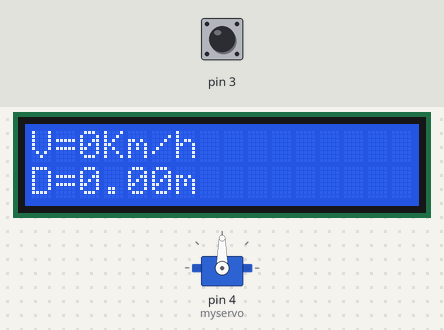
This sketch was run on a simulated Arduino Uno, built with avr-gcc and run on an emulated ATmega328P. Parts: servo, 16×2 character LCD. The inputs (shaded band) are chosen by the test bench; at power-on: pin 3 HIGH. What the sketch prints to the serial monitor is not drawn.

Above: at 2.1 s.
At 4.2 s:
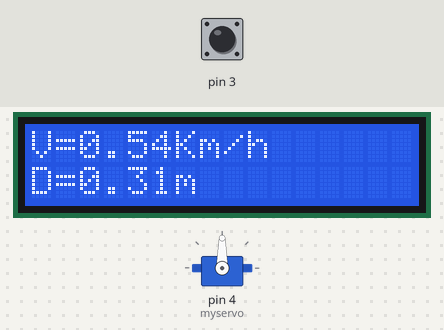

Measured:
- what the display in image 0 shows lasts 2.0 s, from 2.1 s to 4.1 s
- what the display in image 1 shows lasts 2.1 s, from 4.1 s to 6.2 s

The sketch:

final_prototipo.ino
```cpp
//Code Made by shadow205014
#include <LiquidCrystal.h>
#include <Servo.h>

int estadoActual1=0;
int estadoActual2=0;
int estadoUltimo=0;
int contador=0;
float radioEnCm=5.0;   //ingresar radio de la rueda en cm
float pi=3.1416;
float perimetroRueda=2*pi*(radioEnCm/100);  //Calcula Perimetro en metros
float distRecorrida=0;
float distKM=0;
int tiempo1=0;
int tiempo2=0;
int tiempo3=0;
float tiempo4=0;
float velocidad=0;
float velocidad2=0;

LiquidCrystal lcd(7, 8, 9, 10, 11 , 12);
unsigned long time = 0;


Servo myservo;  //creamos un objeto servo
int angulo;

void setup(){
        myservo.attach(4);
        pinMode(3,INPUT);
        Serial.begin(9600);
        lcd.begin(16,2);

        time = millis();
}

void loop(){

      angulo= 90;
        myservo.write(angulo);
        Serial.print("ángulo:  ");
        Serial.println(angulo);
        delay(2000);

      lcd.clear();
      lcd.write("V=");
        if (velocidad > 0) {
          lcd.print(velocidad);
        }else{
          lcd.write("0");
        }
      lcd.write("Km/h");
      lcd.setCursor(0,1);
      if(distRecorrida<=999){
        lcd.write("D=");
        lcd.print(distRecorrida);
        lcd.write("m");
      }else{
        lcd.write("D=");
        lcd.print(distKM);
        lcd.write("Km");
                      }

        estadoActual1=digitalRead(3);
        delay(10);
        estadoActual2=digitalRead(3);
//Si los estados no son iguales, el sketch no hace gran cosa
        if (estadoActual1 == estadoActual2) {
              if (estadoActual1 != estadoUltimo){
                    if (estadoActual1 == HIGH) {
                        contador = contador + 1;
                        Serial.print ("Vueltas ");
                        Serial.println(contador);
                        distancia();
                        VEL();
                    }
              }
        }
        estadoUltimo= estadoActual1;


        if (millis()-time > 1500){  // aca la reseteas cada 10 seg
          if (velocidad == velocidad2){
            velocidad=0;
            distRecorrida=0;
            contador = -1;
          }
          velocidad2 = velocidad;
		      time = millis();
	      }
}


void distancia(){
                        distRecorrida=perimetroRueda*contador;
                        distKM=distRecorrida/1000;
                        if(distRecorrida<=999){
                                Serial.print("Distancia recorrida en m= ");
                                Serial.println(distRecorrida);
                        }
                        else{
                                Serial.print("Distancia recorrida en Km= ");
                                Serial.println(distKM);
                        }
                        }

void VEL(){
        if (contador%2 == 0 ) {
              tiempo1=millis();
        }
        else {
              tiempo2=millis();
        }
        tiempo3=abs(tiempo2-tiempo1); //hay que pasar el tiempo a hrs
        tiempo4=(((tiempo3/1000.0)/60.0)/60.0);
        velocidad=((perimetroRueda/1000)/tiempo4);
        Serial.print(" tiempo1= ");
        Serial.print(tiempo1);
        Serial.print("tiempo2= ");
        Serial.print(tiempo2);
        Serial.print(" tiempo3= ");
        Serial.print(tiempo3);
        Serial.print(" tiempo4= ");
        Serial.println(tiempo4);
        Serial.print("velocidad= ");
        Serial.println(velocidad);
}

void PantallaLCD(){
            lcd.clear();
            lcd.write("V=");
            if (velocidad > 0) {
              lcd.print(velocidad);
            }else{
              lcd.write("0");
            }
            lcd.write("Km/h");
            lcd.setCursor(0,1);
                        if(distRecorrida<=999){
                                lcd.write("D=");
                                lcd.print(distRecorrida);
                                lcd.write("m");
                        }
                        else{
                                lcd.write("D=");
                                lcd.print(distKM);
                                lcd.write("Km");
                        }
            return;
}
```
